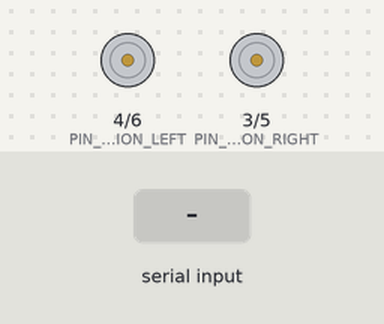
Simulated run of this sketch. Board: Arduino Uno, built with avr-gcc and run on an emulated ATmega328P. Shown: direction and speed pins drawn as motors (green arrow = direction pin HIGH = forward, orange = LOW = backward, longer = more drive). Inputs (shaded band) come from the test bench.

Above: at 1.2 s.
1.3 s: "90,45\n" received over Serial
2.8 s: "30,150\n" received over Serial
At 3.2 s:
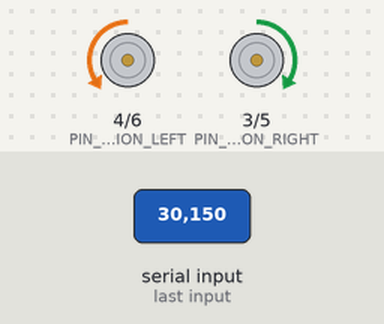
4.3 s: "1\n" received over Serial
At 5.4 s:
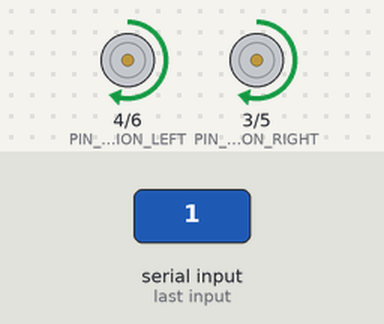
5.8 s: "2\n" received over Serial
At 6.5 s:
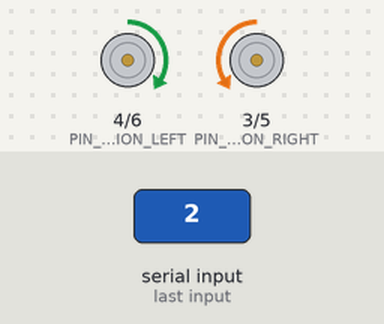
7.3 s: "0\n" received over Serial
At 7.6 s:
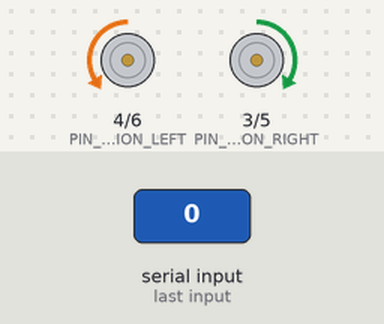
8.8 s: "3\n" received over Serial
At 10.0 s:
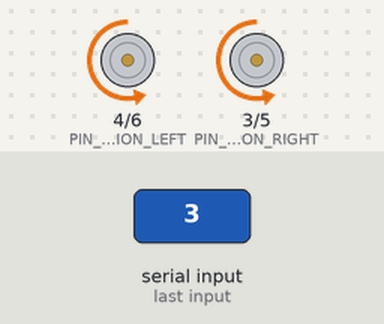
Timing chart, 0 to 11.3 s (numbered marks = the images above; inputs shaded):
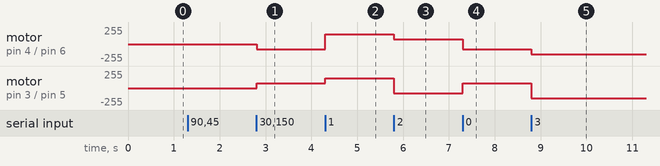

Measured:
- after the input at 2.8 s, motor on pin 4 (PIN_DIRECTION_LEFT) / pin 6 (PIN_MOTOR_PWM_LEFT): stopped → backward 75/255 at once; motor on pin 3 (PIN_DIRECTION_RIGHT) / pin 5 (PIN_MOTOR_PWM_RIGHT): stopped → forward 75/255 at once
- after the input at 4.3 s, motor on pin 4 (PIN_DIRECTION_LEFT) / pin 6 (PIN_MOTOR_PWM_LEFT): backward 75/255 → forward 150/255 at once; motor on pin 3 (PIN_DIRECTION_RIGHT) / pin 5 (PIN_MOTOR_PWM_RIGHT): forward 75/255 → forward 150/255 at once
- after the input at 5.8 s, motor on pin 4 (PIN_DIRECTION_LEFT) / pin 6 (PIN_MOTOR_PWM_LEFT): forward 150/255 → forward 75/255 at once; motor on pin 3 (PIN_DIRECTION_RIGHT) / pin 5 (PIN_MOTOR_PWM_RIGHT): forward 150/255 → backward 75/255 at once
- after the input at 7.3 s, motor on pin 4 (PIN_DIRECTION_LEFT) / pin 6 (PIN_MOTOR_PWM_LEFT): forward 75/255 → backward 75/255 at once; motor on pin 3 (PIN_DIRECTION_RIGHT) / pin 5 (PIN_MOTOR_PWM_RIGHT): backward 75/255 → forward 75/255 at once
- after the input at 8.8 s, motor on pin 4 (PIN_DIRECTION_LEFT) / pin 6 (PIN_MOTOR_PWM_LEFT): backward 75/255 → backward 150/255 at once; motor on pin 3 (PIN_DIRECTION_RIGHT) / pin 5 (PIN_MOTOR_PWM_RIGHT): forward 75/255 → backward 150/255 at once

The sketch:

Car_Move_and_Turn.ino
```cpp
/**********************************************************************
  Product     : Freenove 4WD Car for UNO
  Auther      : www.freenove.com
  Modification: 2019/08/03
**********************************************************************/
#define MOTOR_DIRECTION     0 //If the direction is reversed, change 0 to 1
#define PIN_DIRECTION_RIGHT 3
#define PIN_DIRECTION_LEFT  4
#define PIN_MOTOR_PWM_RIGHT 5
#define PIN_MOTOR_PWM_LEFT  6

void setup() {
  Serial.begin(9600);
  pinMode(PIN_DIRECTION_LEFT, OUTPUT);
  pinMode(PIN_MOTOR_PWM_LEFT, OUTPUT);
  pinMode(PIN_DIRECTION_RIGHT, OUTPUT);
  pinMode(PIN_MOTOR_PWM_RIGHT, OUTPUT);
}

void loop() {
  int rateFwd = 75;
  int rateTrn = 150;

  if (Serial.available() > 0) {
    int mv = Serial.read() - '0';

    // TLDR -  0123
    switch (mv) {
      case 0:
        //Move forward
        motorRun(rateFwd, rateFwd);
        break;
      case 1:
        //Turn left
        motorRun(-rateTrn, rateTrn);
        break;
      case 2:
        //Move back
        motorRun(-rateFwd, -rateFwd);
        break;
      case 3:
        //Turn right
        motorRun(rateTrn, -rateTrn);
        break;
      case 4:
        //Stop
        motorRun(0, 0);
        break;
      default:
        break;
    }
  }
}

void motorRun(int speedl, int speedr) {
  int dirL = 0, dirR = 0;
  if (speedl > 0) {
    dirL = 0 ^ MOTOR_DIRECTION;
  } else {
    dirL = 1 ^ MOTOR_DIRECTION;
    speedl = -speedl;
  }

  if (speedr > 0) {
    dirR = 1 ^ MOTOR_DIRECTION;
  } else {
    dirR = 0 ^ MOTOR_DIRECTION;
    speedr = -speedr;
  }
  digitalWrite(PIN_DIRECTION_LEFT, dirL);
  digitalWrite(PIN_DIRECTION_RIGHT, dirR);
  analogWrite(PIN_MOTOR_PWM_LEFT, speedl);
  analogWrite(PIN_MOTOR_PWM_RIGHT, speedr);
}
```
